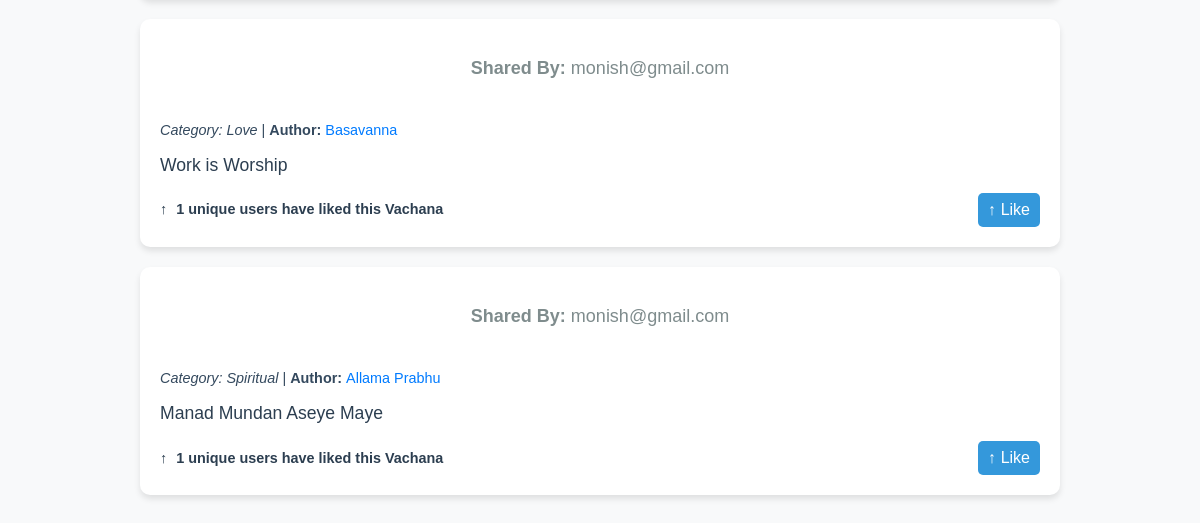
The page /vachanas/vachanas/ (signed in, lower part) on the database as committed earlier.
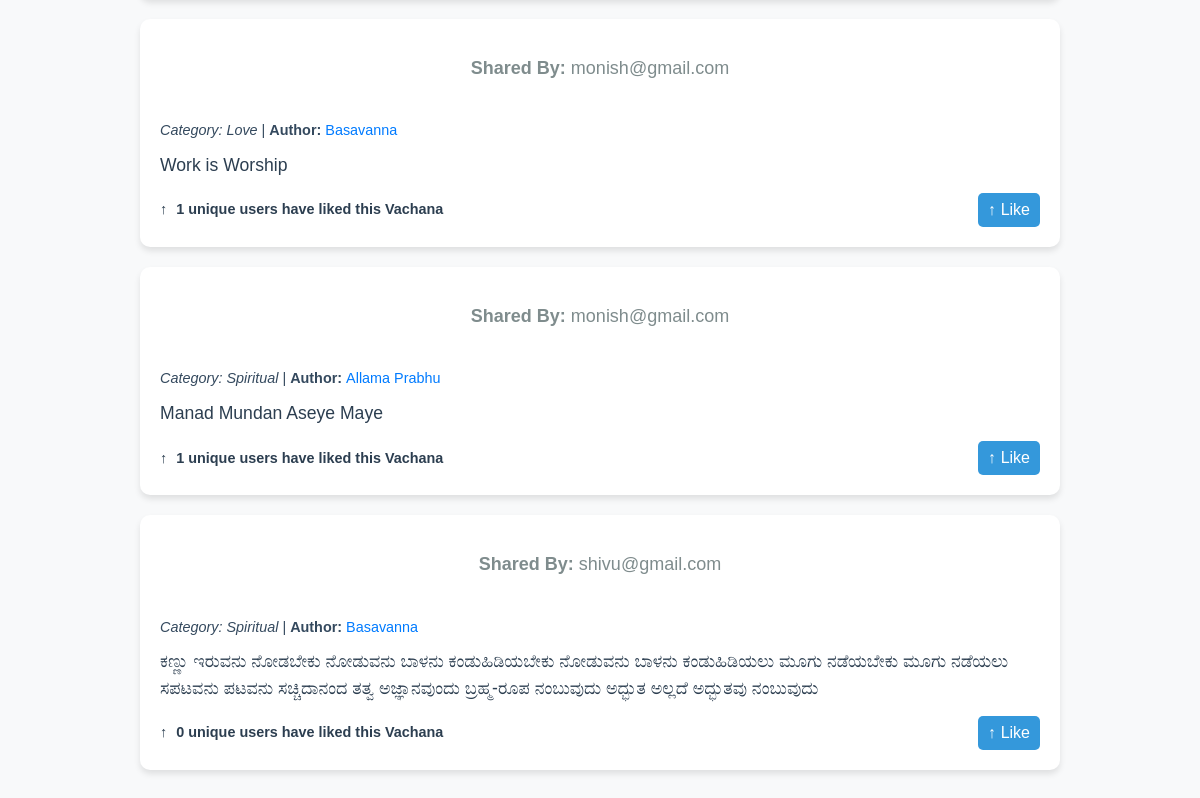
The same page on the database as committed later.
### vachanas/models.py (models this page shows, shortened)
class Vachana(models.Model):
    id = models.AutoField(primary_key=True)
    author = models.ForeignKey(Author, on_delete=models.CASCADE, related_name="vachanas_written", null=True, blank=True)
    sender = models.ForeignKey(settings.AUTH_USER_MODEL, on_delete=models.CASCADE, related_name="submitted_vachanas")
    category = models.CharField(max_length=100)
    content = models.TextField()
    likes = models.ManyToManyField(settings.AUTH_USER_MODEL, related_name="liked_vachanas", blank=True)
    def total_likes(self):
        return self.likes.count()

### users/models.py (models this page shows, shortened)
class CustomUser(AbstractUser):
    username = None  # Remove the username field
    email = models.EmailField(_("email address"), unique=True)
    date_of_birth = models.DateField(verbose_name="Birthday", null=True)
    website = models.URLField(blank=True)
    picture = models.ImageField(upload_to="profile_images", blank=True)
    phone_number = models.CharField(max_length=15,blank=True,null=True)
    USERNAME_FIELD = 'email'
    REQUIRED_FIELDS = ['first_name', 'last_name', 'date_of_birth']
    objects = CustomUserManager()

### authors/models.py (models this page shows, shortened)
class Author(models.Model):
    name = models.CharField(max_length=200, unique=True)
    information = models.TextField(verbose_name="Author Information")
    photo = models.ImageField(upload_to='authors_photos/', null=True, blank=True)
    vachanas = models.ForeignKey('vachanas.Vachana', on_delete=models.CASCADE, related_name='authors', null=True, blank=True)

### vachanas/views.py (the view)
# urls.py: path('vachanas/', views.vachana_list, name='vachana_list'),
@login_required
def vachana_list(request):
    search_query = request.GET.get('search', '')
    vachanas = Vachana.objects.all()
    if search_query:
        vachanas = vachanas.filter(
            Q(author__name__icontains=search_query) |  # Filter by author name (case-insensitive)
            Q(category__icontains=search_query) |  # Filter by category (case-insensitive)
            Q(content__icontains=search_query)  # Filter by content (case-insensitive)
        )
    return render(request, 'vachanas/vachana_list.html', {'vachanas': vachanas, 'search_query': search_query})

### templates/vachanas/vachana_list.html (shortened to what this page needs)
{% load static %}
<!DOCTYPE html>
<html lang="en">
<head>
    <link rel="stylesheet" href="https://stackpath.bootstrapcdn.com/bootstrap/4.5.2/css/bootstrap.min.css">
    <link rel="stylesheet" href="{% static 'css/vachana_list.css' %}">
</head>
<body>
    <div class="container mt-5">
        <div class="list-group">
            {% for vachana in vachanas %}
            <div class="vachana-post">
                 <div class="author-info">
                <p><strong>Shared By:</strong> {% if vachana.sender %} {{ vachana.sender.email }} {% else %} Unknown {% endif %}</p>
                <br>
                <em>Category: {{ vachana.category }}</em> |
                <strong>Author: </strong>
                <a href="{% url 'authors:author_detail' vachana.author.id %}">{{ vachana.author.name }}</a>
            </div>
                <div class="content">
                    {{ vachana.content }}
                </div>
                <div class="d-flex justify-content-between align-items-center">
                    <div class="like-count">
                        <i class="upvote-icon">&#x2191;</i> {{ vachana.total_likes }} unique users have liked this Vachana
                    </div>
                    <a href="{% url 'vachanas:like_vachana' vachana.id %}" class="like-btn">
                        <i class="upvote-icon">&#x2191;</i> Like
                    </a>
                </div>
            </div>
            {% empty %}
            <div class="vachana-post">
                No Vachanas found matching your criteria.
            </div>
            {% endfor %}
        </div>
    </div>
</body>
</html>

Rows that differ between the two databases and show on the page:
added Vachana: sender.email "shivu@gmail.com", category "Spiritual", author.name "Basavanna", content "ಕಣ್ಣು ಇರುವನು ನೋಡಬೇಕು ನೋಡುವನು ಬಾಳನು ಕಂಡುಹಿಡಿಯಬೇಕು ನೋಡುವನು ಬಾಳನು ಕಂಡುಹಿಡಿಯಲು ಮೂಗು ನಡೆಯಬೇಕು ಮೂಗು ನಡೆಯಲು ಸಪಟವನು ಪಟವನು ಸಚ್ಚಿದಾನಂದ ತತ್ವ ಅಜ್ಞಾನವುಂದು ಬ್ರಹ್ಮ-ರೂಪ ನಂಬುವುದು ಅದ್ಭುತ ಅಲ್ಲದೆ ಅದ್ಭುತವು ನಂಬುವುದು", total_likes "0"
